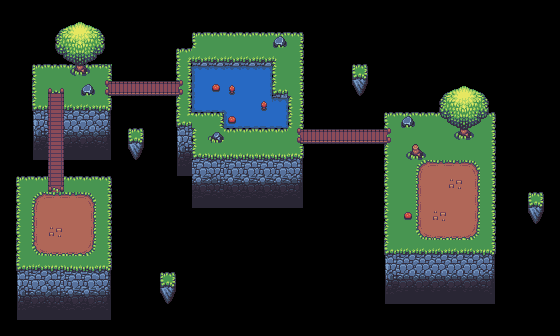

Below is a game level as drawn by its tile map, then a one-line description and the .tmx file that defines it, in full:
An orthogonal 35x21 tile map with 16x16 px tiles, 2 tile layers (Tile Layer 1, Tile Layer 2).

<map version="1.0" orientation="orthogonal" renderorder="left-up" width="35" height="21" tilewidth="16" tileheight="16" nextobjectid="1">
 <tileset firstgid="1" name="floating_islands" tilewidth="16" tileheight="16">
  <image source="../floating_islands.png" width="368" height="128" />
  <tile id="148">
   <animation>
    <frame tileid="148" duration="500" />
    <frame tileid="171" duration="2000" />
   </animation>
  </tile>
  <tile id="171">
   <animation>
    <frame tileid="171" duration="2000" />
    <frame tileid="148" duration="500" />
   </animation>
  </tile>
 </tileset>
 <layer name="Tile Layer 1" width="35" height="21">
  <data encoding="csv">
0,0,0,0,0,0,0,0,0,0,0,0,0,0,0,0,0,0,0,0,0,0,0,0,0,0,0,0,0,0,0,0,0,0,0,
0,0,0,0,0,0,0,0,0,0,0,0,0,0,0,0,0,0,0,0,0,0,0,0,0,0,0,0,0,0,0,0,0,0,0,
0,0,0,0,0,0,0,0,0,0,0,0,1,2,2,2,2,2,6,0,0,0,0,0,0,0,0,0,0,0,0,0,0,0,0,
0,0,0,0,0,0,0,0,0,0,0,7,94,94,94,94,94,27,29,0,0,0,0,0,0,0,0,0,0,0,0,0,0,0,0,
0,0,1,5,5,5,74,0,0,0,0,30,104,105,105,105,106,70,29,0,0,0,175,0,0,0,0,0,0,0,0,0,0,0,0,
0,0,74,74,74,74,74,0,0,0,0,30,127,128,128,128,129,93,29,0,0,0,0,0,0,0,0,0,0,0,0,0,0,0,0,
0,0,93,57,94,94,98,0,0,0,0,30,150,151,103,128,125,106,32,0,0,0,0,0,0,0,0,0,0,0,0,0,0,0,0,
0,0,116,57,117,117,120,0,0,0,0,53,2,2,150,151,151,152,32,0,0,0,0,0,1,2,2,2,2,2,6,0,0,0,0,
0,0,139,57,140,140,143,0,175,0,0,0,47,51,2,2,2,2,29,0,0,0,0,0,70,28,28,28,28,28,52,0,0,0,0,
0,0,162,57,163,163,166,0,0,0,0,0,93,96,97,97,97,97,98,0,0,0,0,0,70,28,28,28,28,28,52,0,0,0,0,
0,0,0,57,0,0,0,0,0,0,0,0,0,0,0,0,0,0,0,0,0,0,0,0,70,28,90,91,91,92,52,0,0,0,0,
0,1,2,57,2,2,6,0,0,0,0,0,0,0,0,0,0,0,0,0,0,0,0,0,70,28,113,114,86,115,52,0,0,0,0,
0,70,90,91,91,92,75,0,0,0,0,0,0,0,0,0,0,0,0,0,0,0,0,0,70,28,113,114,114,115,52,0,0,175,0,
0,70,113,114,114,115,75,0,0,0,0,0,0,0,0,0,0,0,0,0,0,0,0,0,70,28,113,86,114,115,52,0,0,0,0,
0,70,113,86,114,115,75,0,0,0,0,0,0,0,0,0,0,0,0,0,0,0,0,0,70,28,136,137,137,138,52,0,0,0,0,
0,70,136,137,137,138,75,0,0,0,0,0,0,0,0,0,0,0,0,0,0,0,0,0,93,94,94,94,94,94,98,0,0,0,0,
0,93,94,95,96,96,98,0,0,0,0,0,0,0,0,0,0,0,0,0,0,0,0,0,116,117,117,117,117,117,120,0,0,0,0,
0,116,117,118,119,119,120,0,0,0,175,0,0,0,0,0,0,0,0,0,0,0,0,0,139,140,140,140,140,140,143,0,0,0,0,
0,139,140,141,142,142,143,0,0,0,0,0,0,0,0,0,0,0,0,0,0,0,0,0,162,163,163,163,163,163,166,0,0,0,0,
0,162,163,164,165,165,166,0,0,0,0,0,0,0,0,0,0,0,0,0,0,0,0,0,0,0,0,0,0,0,0,0,0,0,0,
0,0,0,0,0,0,0,0,0,0,0,0,0,0,0,0,0,0,0,0,0,0,0,0,0,0,0,0,0,0,0,0,0,0,0
</data>
 </layer>
 <layer name="Tile Layer 2" width="35" height="21">
  <data encoding="csv">
0,0,0,0,0,0,0,0,0,0,0,0,0,0,0,0,0,0,0,0,0,0,0,0,0,0,0,0,0,0,0,0,0,0,0,
0,0,0,13,14,15,16,0,0,0,0,0,0,0,0,0,0,0,0,0,0,0,0,0,0,0,0,0,0,0,0,0,0,0,0,
0,0,0,36,37,38,39,0,0,0,0,0,0,0,0,0,0,170,0,0,0,0,0,0,0,0,0,0,0,0,0,0,0,0,0,
0,0,0,59,60,61,62,0,0,0,0,0,0,0,0,0,0,0,0,0,0,0,0,0,0,0,0,0,0,0,0,0,0,0,0,
0,0,1,0,83,84,6,0,0,0,0,0,0,0,0,0,0,0,0,0,0,0,49,0,0,0,0,0,0,0,0,0,0,0,0,
0,0,70,56,0,170,78,79,79,79,79,80,0,149,172,0,0,0,0,0,0,0,85,0,0,0,0,13,14,15,16,0,0,0,0,
0,0,0,0,0,0,98,0,0,0,0,0,0,0,0,0,172,0,0,0,0,0,0,0,0,0,0,36,37,38,39,0,0,0,0,
0,0,0,0,0,0,0,0,0,0,0,0,0,6,149,0,0,0,0,0,0,0,0,0,0,170,0,59,60,61,62,0,0,0,0,
0,0,0,0,0,0,0,0,49,0,0,116,0,171,0,0,0,0,78,79,79,79,79,79,80,0,0,0,83,84,0,0,0,0,0,
0,0,0,0,0,0,0,0,85,0,0,139,0,0,0,0,0,0,0,0,0,0,0,0,0,173,174,0,0,0,0,0,0,0,0,
0,0,0,0,0,0,0,0,0,0,0,162,119,118,119,119,119,119,120,0,0,0,0,0,0,0,0,0,0,0,0,0,0,0,0,
0,0,0,58,0,0,0,0,0,0,0,0,142,141,142,142,142,142,143,0,0,0,0,0,0,0,0,0,0,0,0,0,0,0,0,
0,0,0,0,0,0,0,0,0,0,0,0,165,164,165,165,165,165,166,0,0,0,0,0,0,0,0,0,0,0,0,0,0,49,0,
0,0,0,0,0,0,0,0,0,0,0,0,0,0,0,0,0,0,0,0,0,0,0,0,0,149,0,0,0,0,0,0,0,85,0,
0,0,0,0,0,0,0,0,0,0,0,0,0,0,0,0,0,0,0,0,0,0,0,0,0,0,0,0,0,0,0,0,0,0,0,
0,0,0,0,0,0,0,0,0,0,0,0,0,0,0,0,0,0,0,0,0,0,0,0,0,0,0,0,0,0,0,0,0,0,0,
0,0,0,0,0,0,0,0,0,0,0,0,0,0,0,0,0,0,0,0,0,0,0,0,0,0,0,0,0,0,0,0,0,0,0,
0,0,0,0,0,0,0,0,0,0,49,0,0,0,0,0,0,0,0,0,0,0,0,0,0,0,0,0,0,0,0,0,0,0,0,
0,0,0,0,0,0,0,0,0,0,85,0,0,0,0,0,0,0,0,0,0,0,0,0,0,0,0,0,0,0,0,0,0,0,0,
0,0,0,0,0,0,0,0,0,0,0,0,0,0,0,0,0,0,0,0,0,0,0,0,0,0,0,0,0,0,0,0,0,0,0,
0,0,0,0,0,0,0,0,0,0,0,0,0,0,0,0,0,0,0,0,0,0,0,0,0,0,0,0,0,0,0,0,0,0,0
</data>
 </layer>
</map>